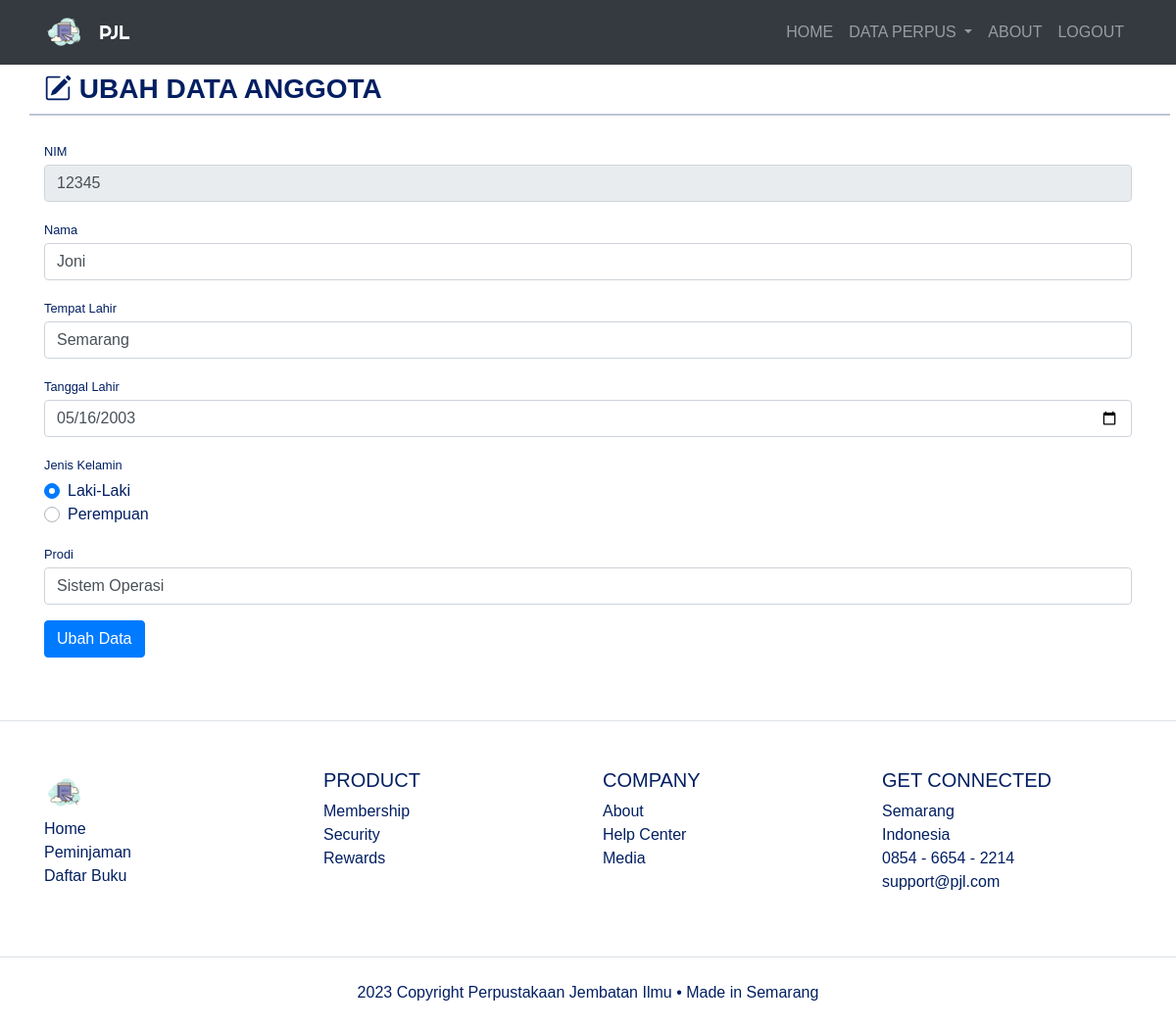
The app's page /ubah_anggota.php?nim=12345 (signed in) with its own data.
### tables this page shows
CREATE TABLE `tb_anggota` (
  `id_anggota` int NOT NULL,
  `nim` varchar(255) NOT NULL,
  `nama_anggota` varchar(255) NOT NULL,
  `tempat_lahir` varchar(100) NOT NULL,
  `tgl_lahir` date NOT NULL,
  `jk` enum('Laki-Laki','Perempuan') NOT NULL,
  `prodi` varchar(100) NOT NULL
);

### function.php (called while the page is built, shortened)
<?php
$koneksi = new mysqli("localhost", "root", "", "web_yosi");
function query($query)
{
    global $koneksi;
    $result = mysqli_query($koneksi, $query);
    $rows = [];
    while ($row = mysqli_fetch_assoc($result)) {
        $rows[] = $row;
    }
    return $rows;
}

### ubah_anggota.php (the view, shortened to what this page needs)
<?php
require 'function.php';
$nim = $_GET['nim'];
$row = query("SELECT * FROM tb_anggota WHERE nim = $nim")[0];
?>
<!DOCTYPE html>
<html lang="en">
<head>
    <link href="https://cdn.jsdelivr.net/npm/bootstrap@5.0.0-beta2/dist/css/bootstrap.min.css" rel="stylesheet">
    <link rel="stylesheet" href="https://cdn.jsdelivr.net/npm/bootstrap-icons@1.4.0/font/bootstrap-icons.css">
    <link rel="stylesheet" href="frontend/styles/style.css">
    <link
      rel="stylesheet"
      href="frontend/libraries/bootstrap/css/bootstrap.css"
    />
    <link rel="stylesheet" href="frontend/styles/main.css" />
</head>
<body>
    <nav class="navbar navbar-expand-lg navbar-dark bg-dark text-uppercase">
        <div class="container">
            <a class="navbar-brand" href="#">
          <img src="frontend/images/book_icon.png" alt="" />
        </a>
            <a class="navbar-brand" href="index_2.php">PJL</a>
            <div class="collapse navbar-collapse" id="navbarNav">
                <ul class="navbar-nav ms-auto">
                    <li class="nav-item">
                        <a class="nav-link" aria-current="page" href="index_2.php">Home</a>
                    </li>
                    <li class="nav-item dropdown">
                      <a
                        class="nav-link dropdown-toggle"
                        href="#"
                        id="navbardrop"
                        data-bs-toggle="dropdown"
                      >
                        Data Perpus
                      </a>
                    </li>
                    <li class="nav-item">
                        <a class="nav-link" href="#about">About</a>
                    </li>
                    <li class="nav-item">
                        <a class="nav-link" href="logout.php">Logout</a>
                    </li>
                </ul>
            </div>
        </div>
    </nav>
    <div class="container">
        <div class="row my-2">
            <div class="col-md">
                <h3 class="fw-bold text-uppercase"><i class="bi bi-pencil-square"></i>&nbsp;Ubah Data Anggota</h3>
            </div>
            <hr>
        </div>
        <div class="row my-2">
            <div class="col-md">
                <form action="" method="post" enctype="multipart/form-data">
                    <div class="form-group">
                        <label class="small mb-1" for="nim">NIM</label>
                        <input class="form-control" id="nim" name="nim" value="<?= $row['nim']; ?>" type="text" placeholder="Masukan nim anda" readonly>
                    </div>
                    <div class="form-group">
                        <label class="small mb-1" for="nama_anggota">Nama</label>
                        <input class="form-control" id="nama_anggota" value="<?= $row['nama_anggota']; ?>" name="nama_anggota" type="text" placeholder="Masukan nama anda"/>
                    </div>
                    <div class="form-group">
                        <label class="small mb-1" for="tempat_lahir">Tempat Lahir</label>
                        <input class="form-control" id="tempat_lahir" value="<?= $row['tempat_lahir']; ?>" name="tempat_lahir" type="text" placeholder="Masukan tempat lahir anda"/>
                    </div>
                    <div class="form-group">
                        <label class="small mb-1" for="tgl_lahir">Tanggal Lahir</label>
                        <input type="date" name="tgl_lahir" value="<?= $row['tgl_lahir']; ?>" id="tgl_lahir" class="form-control">
                    </div>
                    <div class="form-group">
                        <label class="small mb-1" for="jk">Jenis Kelamin</label>
                        <div class="custom-control custom-radio">
                        <label class="custom-control-label" for="customRadio1">Laki-Laki</label>
                        </div>
                        <div class="custom-control custom-radio">
                        <label class="custom-control-label" for="customRadio2">Perempuan</label>
                        </div>
                    </div>
                    <div class="form-group">
                        <label class="small mb-1" for="jumlah_buku">Prodi</label>
                        <select name="prodi" id="prodi" class="form-control">
                            <option value="Sistem Operasi" <?php if($row['prodi'] == 'Sistem Operasi'){echo "selected";} ?> >Sistem Operasi</option>
                        </select>
                    </div>
                    <div class="form-group">
                        <button type="submit" class="btn btn-primary" name="ubah">Ubah Data</button>
                    </div>
                </form>
            </div>
        </div>
    </div>
    <footer class="section-footer mt-5 mb-4 border-top">
      <div class="container pt-5 pb-5">
        <div class="row justify-content-center">
          <div class="col-12">
            <div class="row">
              <div class="col-12">
                <div class="row">
                  <div class="col-12 col-lg-3">
                    <a class="navbar-brand" href="#">
                      <img src="frontend/images/book_icon.png" alt="" /></a>
                    <ul class="list-unstyled">
                      <li>
                        <a href="#">Home</a>
                      </li>
                      <li>
                        <a href="#">Peminjaman</a>
                      </li>
                      <li>
                        <a href="#">Daftar Buku</a>
                      </li>
                    </ul>
                  </div>
                  <div class="col-12 col-lg-3">
                    <h5>PRODUCT</h5>
                    <ul class="list-unstyled">
                      <li><a href="#">Membership</a></li>
                      <li><a href="#">Security</a></li>
                      <li><a href="#">Rewards</a></li>
                    </ul>
                  </div>
                  <div class="col-12 col-lg-3">
                    <h5>COMPANY</h5>
                    <ul class="list-unstyled">
                      <li><a href="#">About</a></li>
                      <li><a href="#">Help Center</a></li>
                      <li><a href="#">Media</a></li>
                    </ul>
                  </div>
                  <div class="col-12 col-lg-3">
                    <h5>GET CONNECTED</h5>
                    <ul class="list-unstyled">
                      <li>Semarang</li>
                      <li>Indonesia</li>
                      <li>0854 - 6654 - 2214</li>
                      <li>support@pjl.com</li>
                    </ul>
                  </div>
                </div>
              </div>
            </div>
          </div>
        </div>
      </div>
      <div class="container-fluid">
        <div
          class="row border-top justify-content-center align-items-center pt-4"
        >
          <div class="col-auto text-gray-500 font-weight-light">
            2023 Copyright Perpustakaan Jembatan Ilmu • Made in Semarang
          </div>
        </div>
      </div>
    </footer>
  </body>
</html>

### frontend/styles/style.css (style rules this page uses)
body { font-family: 'Gill Sans', 'Gill Sans MT', Calibri, 'Trebuchet MS', sans-serif; }
.navbar-brand { font-family: 'Righteous', cursive; }

### frontend/styles/main.css (style rules this page uses)
body { background-color: #ffffff; font-family: "Assistant", sans-serif; color: #021f62; }
.navbar-brand img { max-height: 40px; }
.section-footer a { color: #021f62; }

### records on screen
tb_anggota: nim "12345", nama_anggota "Joni", tempat_lahir "Semarang", tgl_lahir "05/16/2003", prodi "Sistem Operasi"
